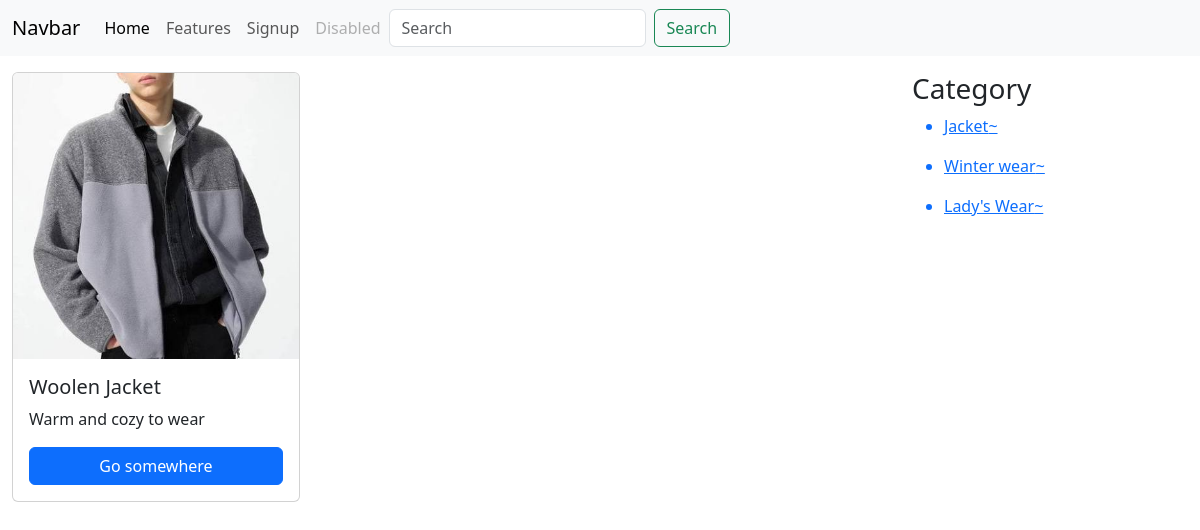
The app's page /?category=2 with its own data.
### store/models.py (models this page shows, shortened)
class Product(models.Model):
    product_name = models.CharField(max_length=50)
    price = models.IntegerField(default=0)
    category = models.ForeignKey(Category, on_delete = models.CASCADE, null = True, blank = True)
    description = models.CharField(max_length=300, default='')
    image = models.ImageField(upload_to = "image", default="")

class Category(models.Model):
    category_name = models.CharField(max_length=50)
    def __str__(self):
        return self.category_name

### store/views.py (the view)
# urls.py: 2. Add a URL to urlpatterns:  path('', views.home, name='home')
def home(request):
    categories = Category.objects.all()
    categoryID = request.GET.get('category')
    if categoryID:
        products = Product.objects.filter(category=categoryID)
    else:
        products = Product.objects.all()
    params = {
        'product': products,
        'category': categories
    }
    return render(request, 'store/home.html', params)

### store/templates/store/home.html (shortened to what this page needs)
{%extends 'store/nav.html'%}
{%block body%}
<div class="container-fluid mt-3">
  <div class="row">
    <div class="col-lg-9">
        <div class="row row-cols-1 row-cols-md-3 g-4">
    {%for i in product%}
    <div class="col">
    <div class="card h-100" style="width: 18rem">
      <img
      src="{{i.image.url}}"
        class="card-img-top"
        alt="..."/>
      <div class="card-body d-flex flex-column">
        <h5 class="card-title">{{i.product_name}}</h5>
        <p class="card-text">{{i.description}}</p>
        <a href="#" class="btn btn-primary mt-auto">Go somewhere</a>
      </div>
    </div>
    </div>
    {%endfor%}
  </div>
    </div>
    <div class="col-lg-3">
      <h3>Category</h3>
      {%for cat in category%}
        <ul>
          <a href="/?category={{cat.id}}"><li>{{cat}}~</li></a>
        </ul>
      {%endfor%}
    </div>
  </div>
</div>
{%endblock%}

### records on screen
Product: image (picture), product_name "Woolen Jacket", description "Warm and cozy to wear"
Category: category_name "Jacket"
Category: category_name "Winter wear"
Category: category_name "Lady's Wear"
